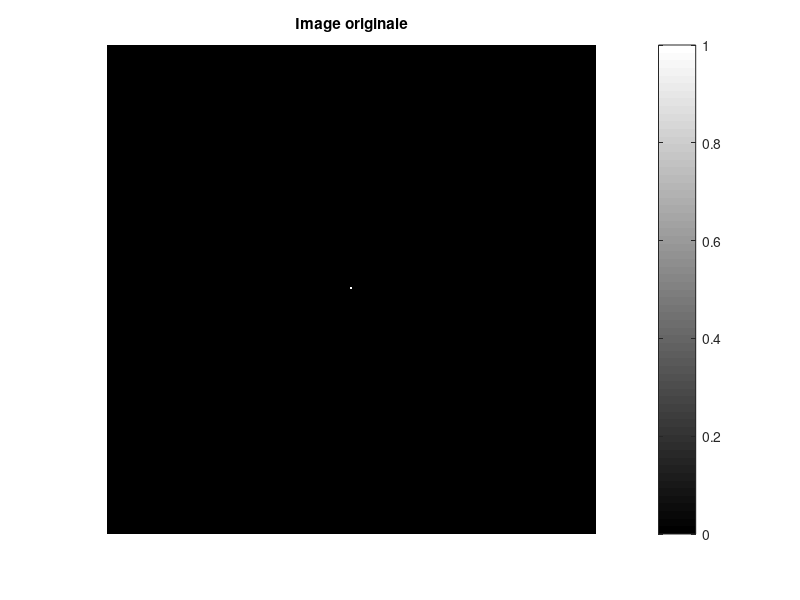

Source code (MATLAB): (Note: this script raises an error after producing the figure.)
clc; clear; close all

n = 200; %taille image

choix = menu("Choisir une image", "Point", "Disque", "Ligne", "Fente");
image = zeros(n);

if choix == 1
    choix_point = menu("Nombre de points", "1", "2");
    if choix_point == 1
        image(n/2, n/2) = 1;
    else
        image(n/4,n/4) = 1;
        image(3*n/4, 3*n/4) = 1;
    end
elseif choix == 2
    choix_disque = menu("Choix du rayon", "5", "30");
    if choix_disque == 1
        rayon = 5;
    else
        rayon = 30;
    end
    centre_x = n/2;
    centre_y = n/2;
    
    [X, Y] = meshgrid(1:n, 1:n); % permet de creer coordonnees 2d, et donc pas besoin de boucle
    indices = (X - centre_x).^2 + (Y - centre_y).^2 <= rayon^2; % equation cercle
    image(indices) = 1; % cree disque la ou equation respectee
elseif choix == 3
    choix_ligne = menu("Choix du nombre de lignes", "1", "4");
    if choix_ligne == 1
        image(n/2, :) = 1; % ligne horizontale = indice (n/2,:), sinon (:,n/2)
    else
        offset = 20;
        image = zeros(n);
        image(:, n/4 - offset) = 1;
        image(:, n/2 - offset) = 1;
        image(:, 3*n/4 - offset) = 1;
        image(:, n - offset) = 1;
    end
else
    choix_fente = menu("Choix du nombre de fentes", "1", "2");
    largeur = 50;
    longueur = n - n/4;
    if choix_fente == 1
        image(centre_x - largeur:longueur, centre_y - largeur) = 1;
    else
        image(centre_x - largeur:longueur, centre_y - largeur) = 1;
        image(centre_x - largeur:longueur, centre_y + largeur) = 1;

    end
end

%% TF 2D
image_choisie = image;
figure(1)
imshow(image_choisie)
colorbar
title("Image originale")

[image_matlab, image_originale] = tf2d(image_choisie);

%% Différence

module_image = abs(image_originale);
module_matlab = abs(image_matlab);

difference = max(max(module_image - module_matlab))